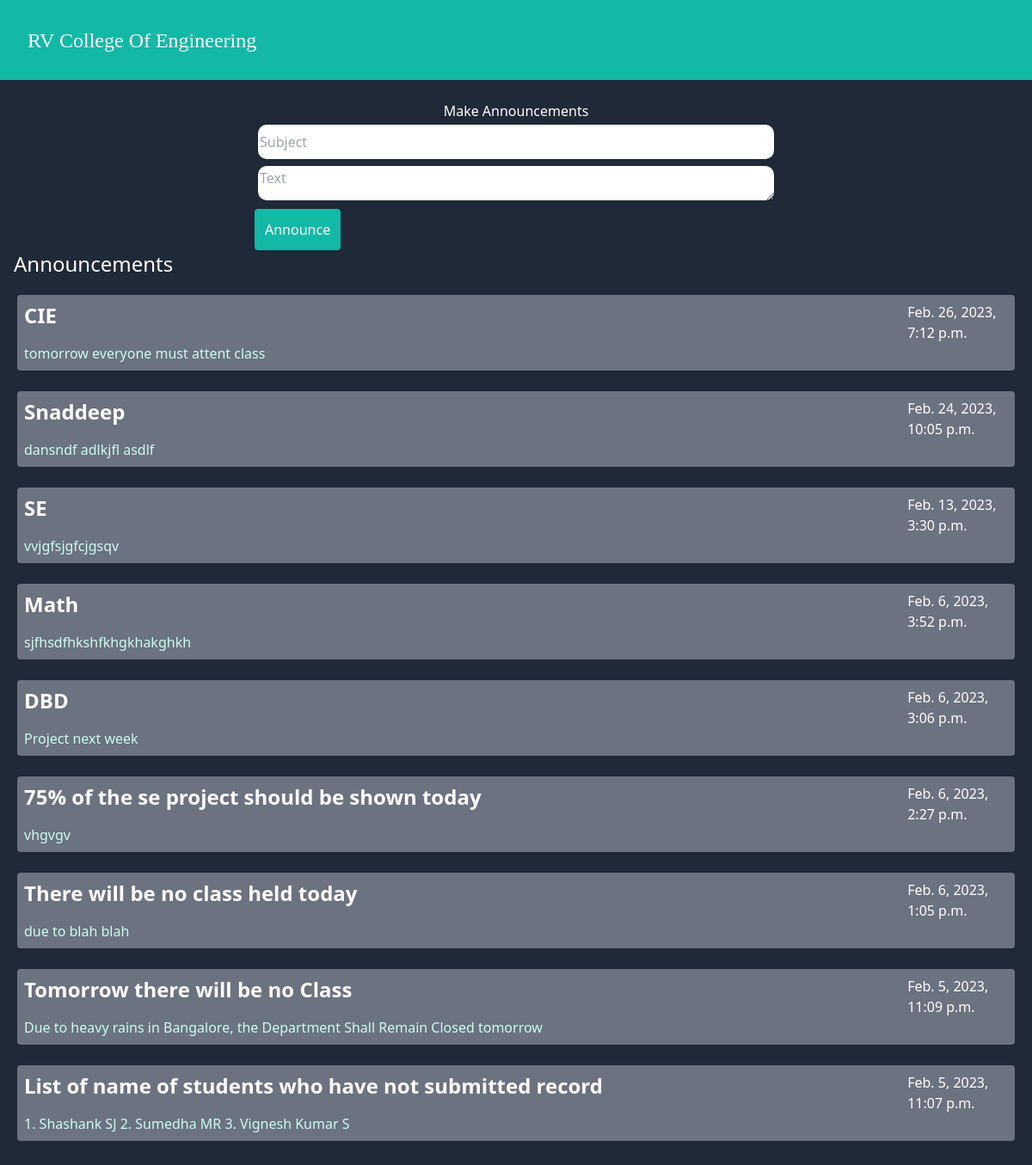
/announcements/, run on an earlier commit of the app's database.
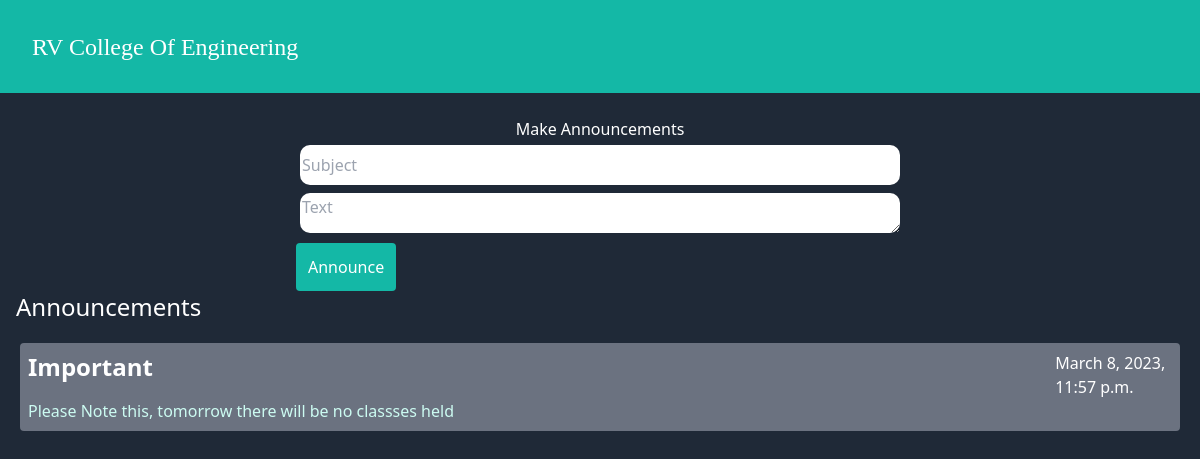
And on a later commit of the database.
### project/models.py (models this page shows, shortened)
class Announcements1(models.Model):
    subject = models.CharField(max_length=100)
    text = models.TextField(max_length=10000)
    date = models.DateTimeField(auto_now_add=True)

### project/views.py (the view)
# urls.py: path('announcements/', views.announce,name='announce'),
def announce(request):
    temp = Announcements1.objects.all().order_by('-date')
    if request.method == 'POST':
        fm = announcmentform(request.POST)
        if fm.is_valid():
            sub = fm.cleaned_data.get('subject')
            tex = fm.cleaned_data.get('text')
            sav = Announcements1(subject=sub, text=tex)
            sav.save()
    else:
        fm = announcmentform()
    return render(request, 'staffann.html', {'t': temp, 'form': fm})

### project/forms.py
class announcmentform(forms.Form):
    subject = forms.CharField(label='Subject',widget=forms.TextInput(attrs={'placeholder': 'Subject', 'style': 'width:600px; color:gray; 300px; padding:2px; height:40px; background-color:white; border-radius: 10px; margin:4px;', 'class': 'form-control'}))
    text = forms.CharField(label='Subject',widget=forms.Textarea(attrs={'placeholder': 'Text', 'style': 'width:600px; height:300px; color:gray; 300px; padding:2px; height:40px; background-color:white; border-radius: 10px; margin:4px;', 'class': 'form-control'}))

### project/templates/staffann.html (shortened to what this page needs)
{% extends 'base.html' %}
{% block content %}
<br>
<p  class="flex items-center justify-center text-white">Make Announcements</p>
<div class="flex items-center justify-center text-white">
    <form action="" method="POST" class="text-white">
        {{form.subject}}
        <br>
        {{form.text}}
        <br>
        <button class="p-3 rounded bg-teal-500" type="submit">Announce</button>
    </form>
    <br>
</div>
    <p class="text-2xl text-white px-4">Announcements</p>
    <div class="items-baseline m-5">
        {% for tk in t %}
        <div class="bg-gray-500 rounded display-absolute">
            <div class="grid grid-cols-10 p-2">
                <div class="text-2xl text-white col-span-8"><strong >{{tk.subject}}</strong></div>
                <div class="col-span-2 text-white ml-28">{{tk.date}}</div>
                <div class="col-span-10 text-teal-100">{{tk.text}}</div>
            </div>
        </div>
        <br>
        {% endfor %}
    </div>
{%endblock content%}

### project/templates/base.html (shortened to what this page needs)
<!DOCTYPE html>
<html lang="en">
<head>
  <script src="https://cdn.tailwindcss.com"></script>
</head>
<body class="bg-gray-800">
  <nav class="flex items-center justify-between flex-wrap bg-teal-500 p-6">
    <div class="flex items-center flex-shrink-0 text-white mr-6">
      <span class="text-2xl font-medium font-serif text-white">RV College Of Engineering</span>
    </div>
  </nav>
  {% block content %}{%endblock content%}
</body>
</html>

What changed in the data, as far as the page shows it:
removed Announcements1: subject "CIE", date "Feb. 26, 2023, 7:12 p.m.", text "tomorrow everyone must attent class"
removed Announcements1: subject "Snaddeep", date "Feb. 24, 2023, 10:05 p.m.", text "dansndf adlkjfl asdlf"
removed Announcements1: subject "SE", date "Feb. 13, 2023, 3:30 p.m.", text "vvjgfsjgfcjgsqv"
removed Announcements1: subject "Math", date "Feb. 6, 2023, 3:52 p.m.", text "sjfhsdfhkshfkhgkhakghkh"
removed Announcements1: subject "DBD", date "Feb. 6, 2023, 3:06 p.m.", text "Project next week"
removed Announcements1: subject "75% of the se project should be shown today", date "Feb. 6, 2023, 2:27 p.m.", text "vhgvgv"
removed Announcements1: subject "There will be no class held today", date "Feb. 6, 2023, 1:05 p.m.", text "due to blah blah"
removed Announcements1: subject "Tomorrow there will be no Class", date "Feb. 5, 2023, 11:09 p.m.", text "Due to heavy rains in Bangalore, the Department Shall Remain Closed tomorrow"
removed Announcements1: subject "List of name of students who have not submitted record", date "Feb. 5, 2023, 11:07 p.m.", text "1. Shashank SJ 2. Sumedha MR 3. Vignesh Kumar S"
added Announcements1: subject "Important", date "March 8, 2023, 11:57 p.m.", text "Please Note this, tomorrow there will be no classses held"
